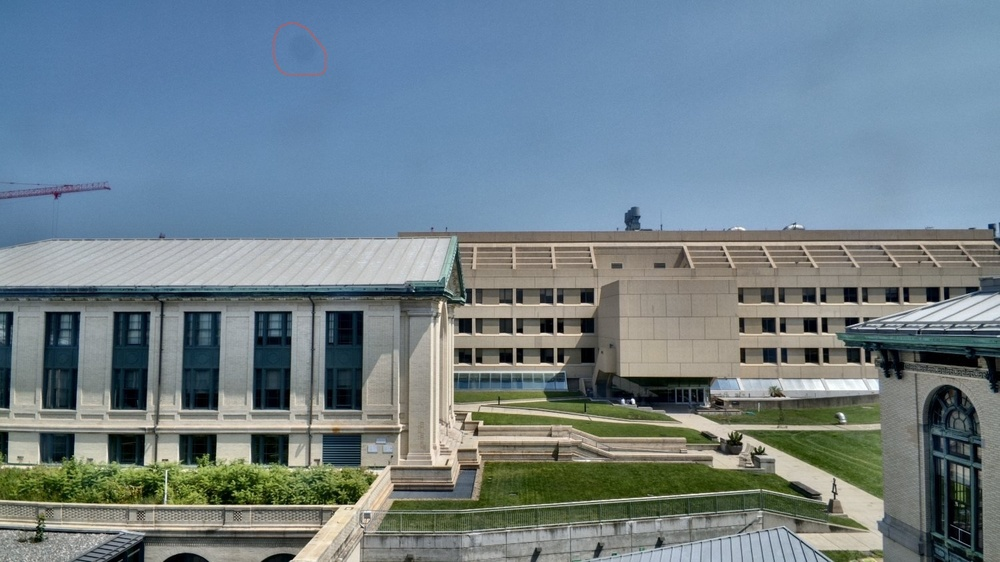
#> input picture Unknown-2.jpeg, 1000 x 562 px, shrunk from 1500 x 843 before the run; the run also reads 1 picture not shown here
$ python drift.py ../Unknown-2.jpeg ../mertens_enhanced_on_artifact.jpeg   (older library calls are emulated)
#> lines starting #> are read from the running program, lines starting #| are printed output that depends on the picture
#!/usr/bin/env /opt/local/bin/python3.11
"""drift.py — measure camera drift by phase correlation on the building band.

Usage:
  drift.py                    # base = first frame of BASELINE below, targets = all archive_ref days
  drift.py BASE GLOB          # explicit base frame + target glob

Compares each target reference frame (archive_ref, fixed exposure) against the
baseline frame: crops to rows 52-100% (buildings, no sky/clouds), Hanning window,
cv2.phaseCorrelate. dx>0 = content moved right; dy>0 = content moved down.
Response (0-1) is lock confidence — it falls as sun/shadow position diverges from
the baseline frame; treat rows with resp < 0.03 as garbage. Compare like-lit hours
(e.g. same time of day) across days for the cleanest reading.

Baseline set 2026-07-15 ~16:00 EDT after the mount finished settling (23px slip+creep
after that morning's re-aim — see TODO.md / ARCHIVE-2026-07-15/settling-frames).
"""
import cv2, numpy as np, glob, os, sys

BASELINE = os.path.expanduser("~/monitor/.drift_baseline.jpg")

def band(path):
#> called with path = '../Unknown-2.jpeg'
    img = cv2.imread(os.path.expanduser(path), cv2.IMREAD_GRAYSCALE)
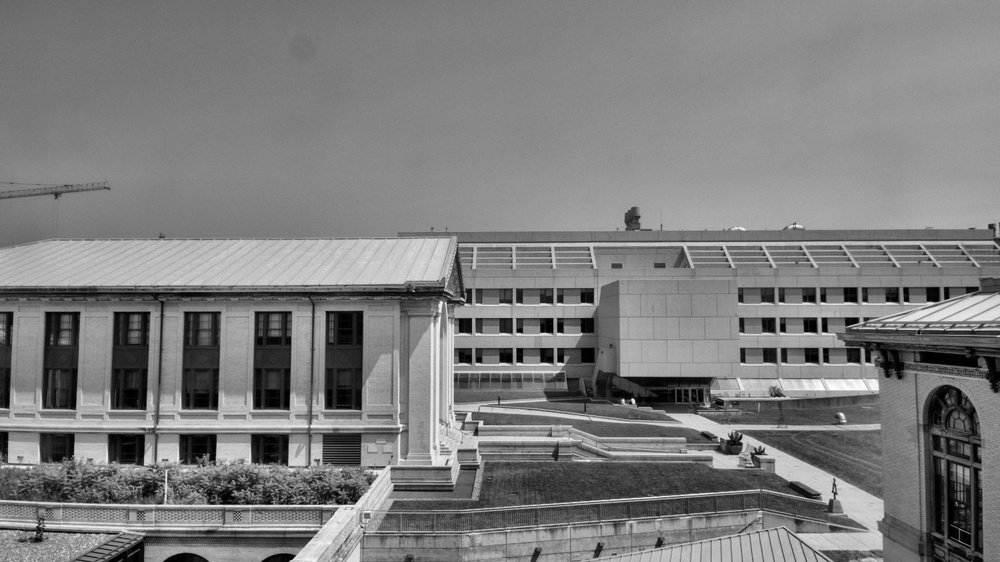
#> img: shape (562, 1000); min 0, max 255, mean 125.1
    if img is None: return None
    H = img.shape[0]
#> H = 562
    return np.float32(img[int(0.52*H):, :])
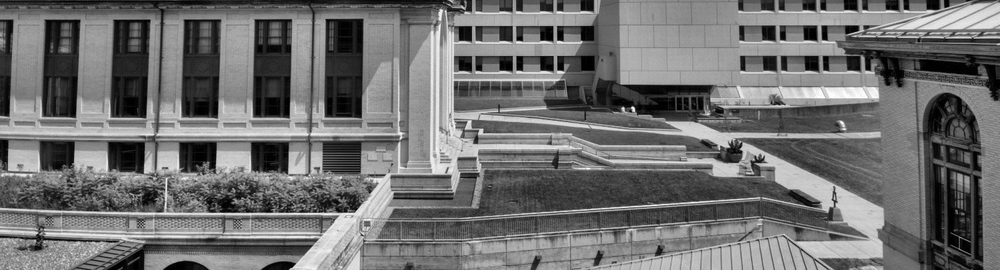
#> returned value: shape (270, 1000) float32; min 0, max 255, mean 111.3

if len(sys.argv) >= 3:
    base_p, pat = sys.argv[1], sys.argv[2]
else:
    base_p, pat = BASELINE, os.path.expanduser("~/monitor/archive_ref/*/*.jpg")

base = band(base_p)
if base is None:
    sys.exit(f"drift: cannot read base frame {base_p}")
win = cv2.createHanningWindow((base.shape[1], base.shape[0]), cv2.CV_32F)
print(f"# base: {base_p}")
for p in sorted(glob.glob(os.path.expanduser(pat))):
    cur = band(p)
    if cur is None or cur.shape != base.shape: continue
    (dx, dy), resp = cv2.phaseCorrelate(base, cur, win)
#> dx = 0.00363; dy = 0.00244; resp = 0.993
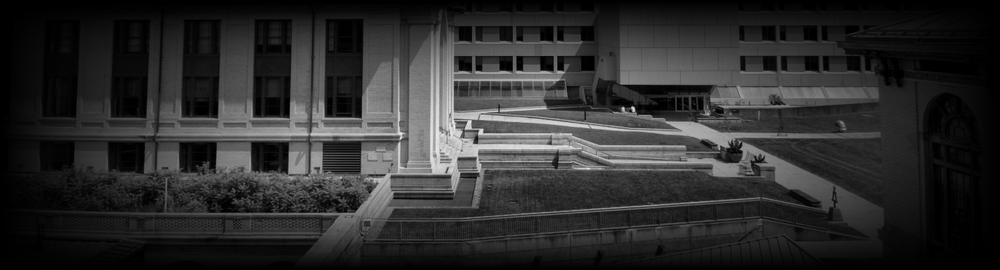
#> base: shape (270, 1000) float32; min 0, max 245.9, mean 45.5
    day = os.path.basename(os.path.dirname(p)); t = os.path.basename(p)[:4]
    flag = "  <-- low confidence" if resp < 0.03 else ""
#> flag = ''
    print(f"{day} {t}Z: dx={dx:+7.2f} dy={dy:+7.2f} (resp {resp:.3f}){flag}")
#| .. mertZ: dx=  +0.00 dy=  +0.00 (resp 0.993)
